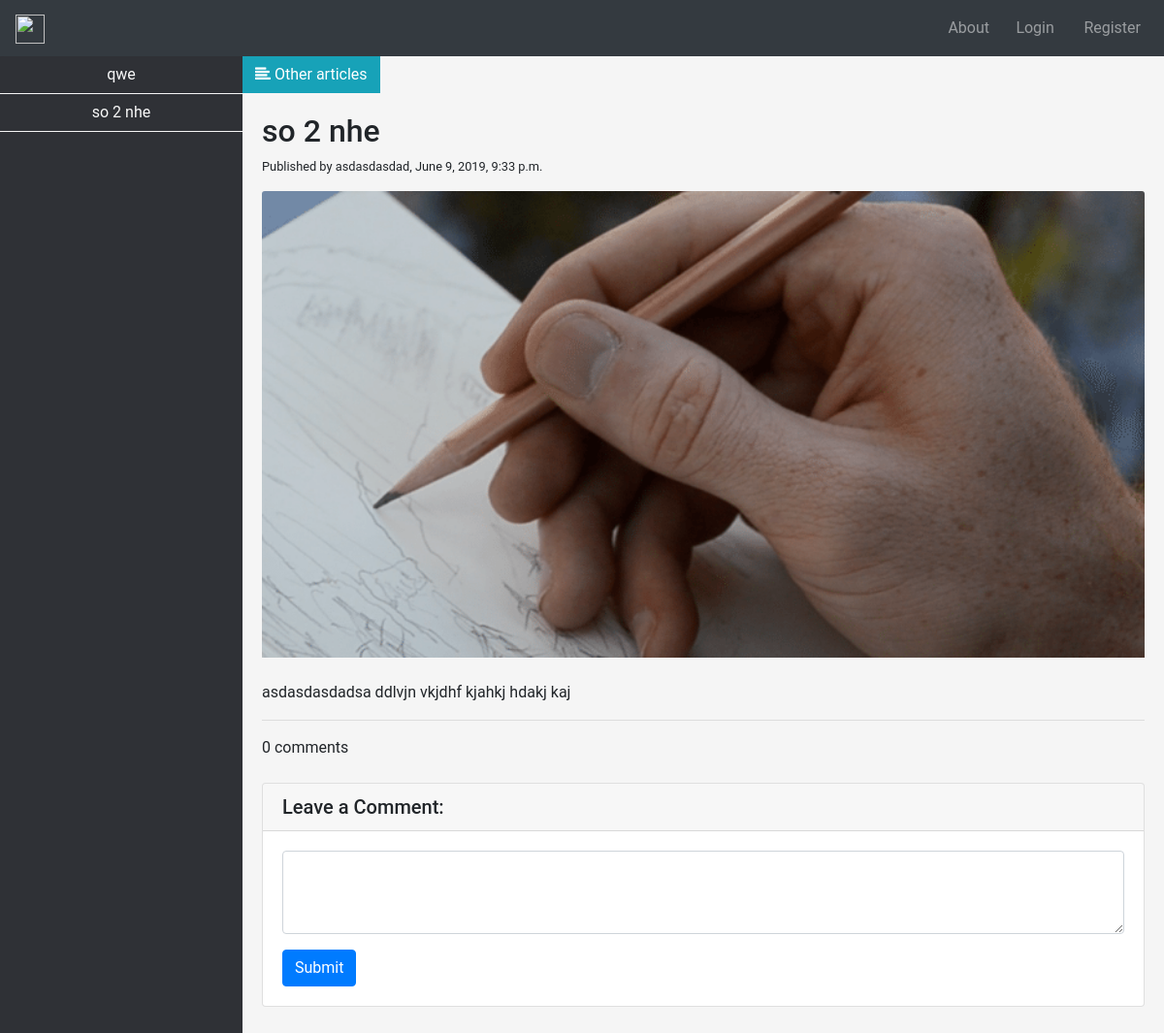
Screenshot of /akjdhakjsd with the database file from the repository.
### Pages/models.py (models this page shows, shortened)
class Pencil(models.Model):
    pencil_for_manufacturer = models.ForeignKey(PencilManufacturer, default=1, verbose_name="Pencil", on_delete=models.SET_DEFAULT)
    pencil_name = models.CharField(max_length=200)
    pencil_brief_description = models.CharField(max_length=300, default=pencil_name)
    pencil_description = models.TextField()
    pencil_author = models.ForeignKey(settings.AUTH_USER_MODEL, on_delete=models.CASCADE)
    pencil_published_date = models.DateTimeField(timezone.localtime(timezone.now()))
    pencil_slug = models.CharField(max_length=200, default=1)
    pencil_img = models.ImageField(upload_to='images', blank=True)
    class Meta:
        unique_together = ['pencil_slug', 'pencil_name']

### Pages/views.py (the view, shortened to what this page needs)
# urls.py: path("<single_slug>", views.single_slug, name="single_slug"),
def single_slug(request, single_slug):
    types = [valtype.type_slug for valtype in PencilType.objects.all()]
    pencils = [valpencil.pencil_slug for valpencil in Pencil.objects.all()]
    if single_slug in pencils:
        TPencil = Pencil.objects.get(pencil_slug=single_slug)
        allPencil = Pencil.objects.filter(pencil_for_manufacturer__manufacturer_name=TPencil.pencil_for_manufacturer).order_by('pencil_published_date')
        comments = Comment.objects.filter(comment_post__pencil_slug=TPencil.pencil_slug).order_by('comment_published_date')
        return render(request=request, template_name="pencil.html", context={"pencil":TPencil, "allPencil":allPencil, "comments":comments})
    return HttpResponse(f"'{single_slug}' is not available")

### Pages/models.py (called while the page is built)
    def __str__(self):
        return self.manufacturer_name

### Pages/templates/pencil.html (shortened to what this page needs)
{% extends 'base.html' %}
{% block content %}
<div class="wrapper">
    <div id="sidebar">
        <ul class="components">
        	{% for allPencil in allPencil %}
            <li>
                <div class="accordion">
  					<div class="card">
    					<div class="card-header rounded-0" id="FID{{allPencil.pk}}">
        						<button class="btn" data-toggle="collapse" data-target="#SID{{allPencil.pk}}" aria-expanded="false" aria-controls="SID{{allPencil.pk}}"> {{ allPencil.pencil_name }}
        						</button>
    					</div>
  					</div>
				</div>
            </li>
            {% endfor %}
        </ul>
    </div>
    <div class="dummy-class-content-wrapper">
        <button type="button" id="sidebarCollapse" class="btn btn-info rounded-0 btn-go">
            <i class="fa fa-align-left"></i>
            <span>Other articles</span>
        </button>
	    <div class="content">
	        <h2>{{ pencil.pencil_name }}</h2>
	        <p style="font-size:80%">Published by {{ pencil.pencil_author }}, {{ pencil.pencil_published_date }}</p>
	        <img src="{{pencil.pencil_img.url}}" class="card-img-top" alt="pencil image">
	        <br/>
	        <br/>
	        <p>{{ pencil.pencil_description }}</p>
		    <div class="footer">
		        <hr />
		        <p> {{ comments|length }} comments </p>
		        <div class="card my-4">
		          	<h5 class="card-header">Leave a Comment:</h5>
		          	<div class="card-body">
		            	<form>
		              		<div class="form-group">
		                		<textarea class="form-control" rows="3"></textarea>
				            </div>
				            <button type="submit" class="btn btn-primary">Submit</button>
			            </form>
		          	</div>
		        </div>
		    </div>
	    </div>
	</div>
</div>
{% endblock %}

### Pages/templates/base.html (shortened to what this page needs)
<!DOCTYPE html>
<html>
    <head>
        <link rel="stylesheet" href="https://stackpath.bootstrapcdn.com/bootstrap/4.3.1/css/bootstrap.min.css">
        <link rel="stylesheet" href="https://maxcdn.bootstrapcdn.com/font-awesome/4.7.0/css/font-awesome.min.css">
    </head>
    <body>
        <div class="container-fullwidth">
            {% include 'navbar.html' %}
            {% block content %}
            {% endblock %}
        </div>
    </body>
</html>

### Pages/templates/navbar.html (shortened to what this page needs)
<nav class="navbar navbar-expand-lg navbar-dark bg-dark mb-0">
    <a class="navbar-brand" href="/">
        <img src="https://pythonprogramming.net/static/images/mainlogowhitethick.jpg" width="30px" height="30px">
    </a>
    <div class="collapse navbar-collapse" id="navbarSupportedContent">
        <ul class="navbar-nav ml-auto">
            <li class="nav-item">
                <a class="nav-link" target="_blank" href="https://github.com/quanpham0805/Pencil-Blog">About</a>
            </li>
            {% if user.is_authenticated %}
            <li class="nav-item">
                <a class="nav-link" href="/">{{user.username}}</a>
            </li>
            <li class="nav-item">
                <a class="nav-link" href="/logout">Logout</a>
            </li>
            {% else %}
            <li class="nav-item">
                <a class="nav-link" href="login">Login</a>
            </li>
            <li class="nav-item">
                <a class="nav-link" href="register">Register</a>
            </li>
            {% endif %}
        </ul>
    </div>
</nav>

### Pages/templates/base.html (style rules this page uses)
body { background: #f5f5f5; font-family: 'Roboto', sans-serif; }

### Pages/templates/navbar.html (style rules this page uses)
div ul .nav-item { min-width: 70px; }

### Pages/templates/pencil.html (style rules this page uses)
.wrapper { display: flex; width: 100%; align-items: stretch; }
#sidebar { min-width: 250px; max-width: 250px; background: #2f3136; color: #fff; transition: all 0.3s; }
.components { padding: 0px; }
.content { padding: 20px; min-height: 100vh; transition: all 0.3s; }
.components .card { border: none; }
.components .card .card-header { background: #2f3136; padding: 0px; margin: 0px !important; border-color: #f5f5f5; }
.components .card .card-header .btn { width: 100%; height: 100%; background: #2f3136; color: #f9f9f9; outline: none !important; box-shadow: none !important; }
.btn-go { box-shadow: none !important; outline: none !important; }
.dummy-class-content-wrapper { width: 100%; }
#sidebarCollapse { top: 0px; }

### rows the page displays
Pencil: pencil_name "qwe"
Pencil: pencil_name "so 2 nhe", pencil_author "asdasdasdad", pencil_published_date "June 9, 2019, 9:33 p.m.", pencil_img (picture), pencil_description "asdasdasdadsa ddlvjn vkjdhf kjahkj hdakj kaj"

### other values shown
{{ comments|length }} "0"
